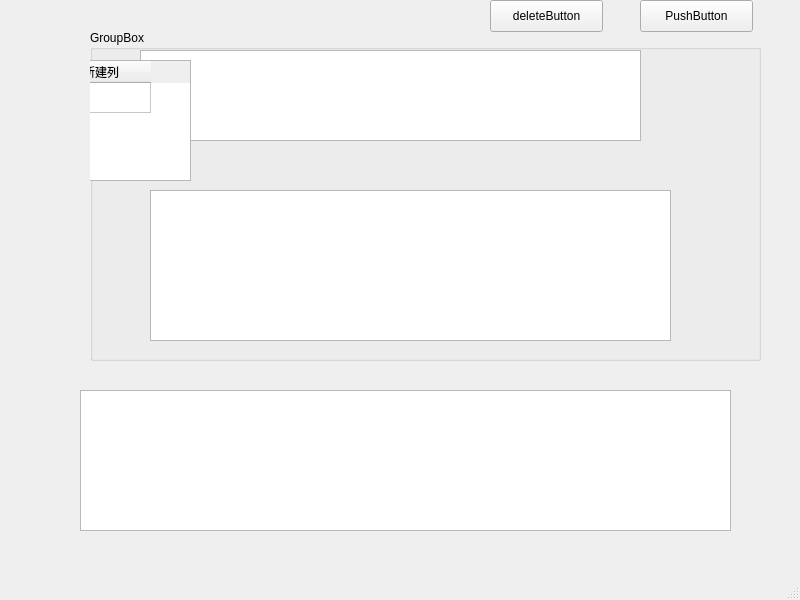
<?xml version="1.0" encoding="UTF-8"?>
<ui version="4.0">
 <class>MainWindow</class>
 <widget class="QMainWindow" name="MainWindow">
  <property name="geometry">
   <rect>
    <x>0</x>
    <y>0</y>
    <width>800</width>
    <height>600</height>
   </rect>
  </property>
  <property name="windowTitle">
   <string>MainWindow</string>
  </property>
  <widget class="QWidget" name="centralwidget">
   <widget class="QGroupBox" name="groupBox">
    <property name="geometry">
     <rect>
      <x>90</x>
      <y>30</y>
      <width>671</width>
      <height>331</height>
     </rect>
    </property>
    <property name="title">
     <string>GroupBox</string>
    </property>
    <widget class="QListWidget" name="listWidget">
     <property name="geometry">
      <rect>
       <x>50</x>
       <y>20</y>
       <width>501</width>
       <height>91</height>
      </rect>
     </property>
    </widget>
    <widget class="QTableWidget" name="tableWidget">
     <property name="geometry">
      <rect>
       <x>-80</x>
       <y>30</y>
       <width>181</width>
       <height>121</height>
      </rect>
     </property>
     <row>
      <property name="text">
       <string>新建行</string>
      </property>
     </row>
     <column>
      <property name="text">
       <string>新建列</string>
      </property>
     </column>
    </widget>
    <widget class="QTableView" name="tableView">
     <property name="geometry">
      <rect>
       <x>60</x>
       <y>160</y>
       <width>521</width>
       <height>151</height>
      </rect>
     </property>
    </widget>
   </widget>
   <widget class="QPushButton" name="pushButton">
    <property name="geometry">
     <rect>
      <x>640</x>
      <y>0</y>
      <width>113</width>
      <height>32</height>
     </rect>
    </property>
    <property name="text">
     <string>PushButton</string>
    </property>
   </widget>
   <widget class="QPlainTextEdit" name="plainTextEdit">
    <property name="geometry">
     <rect>
      <x>80</x>
      <y>390</y>
      <width>651</width>
      <height>141</height>
     </rect>
    </property>
   </widget>
   <widget class="QPushButton" name="deleteButton">
    <property name="geometry">
     <rect>
      <x>490</x>
      <y>0</y>
      <width>113</width>
      <height>32</height>
     </rect>
    </property>
    <property name="text">
     <string>deleteButton</string>
    </property>
   </widget>
  </widget>
  <widget class="QMenuBar" name="menubar">
   <property name="geometry">
    <rect>
     <x>0</x>
     <y>0</y>
     <width>800</width>
     <height>22</height>
    </rect>
   </property>
  </widget>
  <widget class="QStatusBar" name="statusbar"/>
 </widget>
 <resources/>
 <connections/>
</ui>
